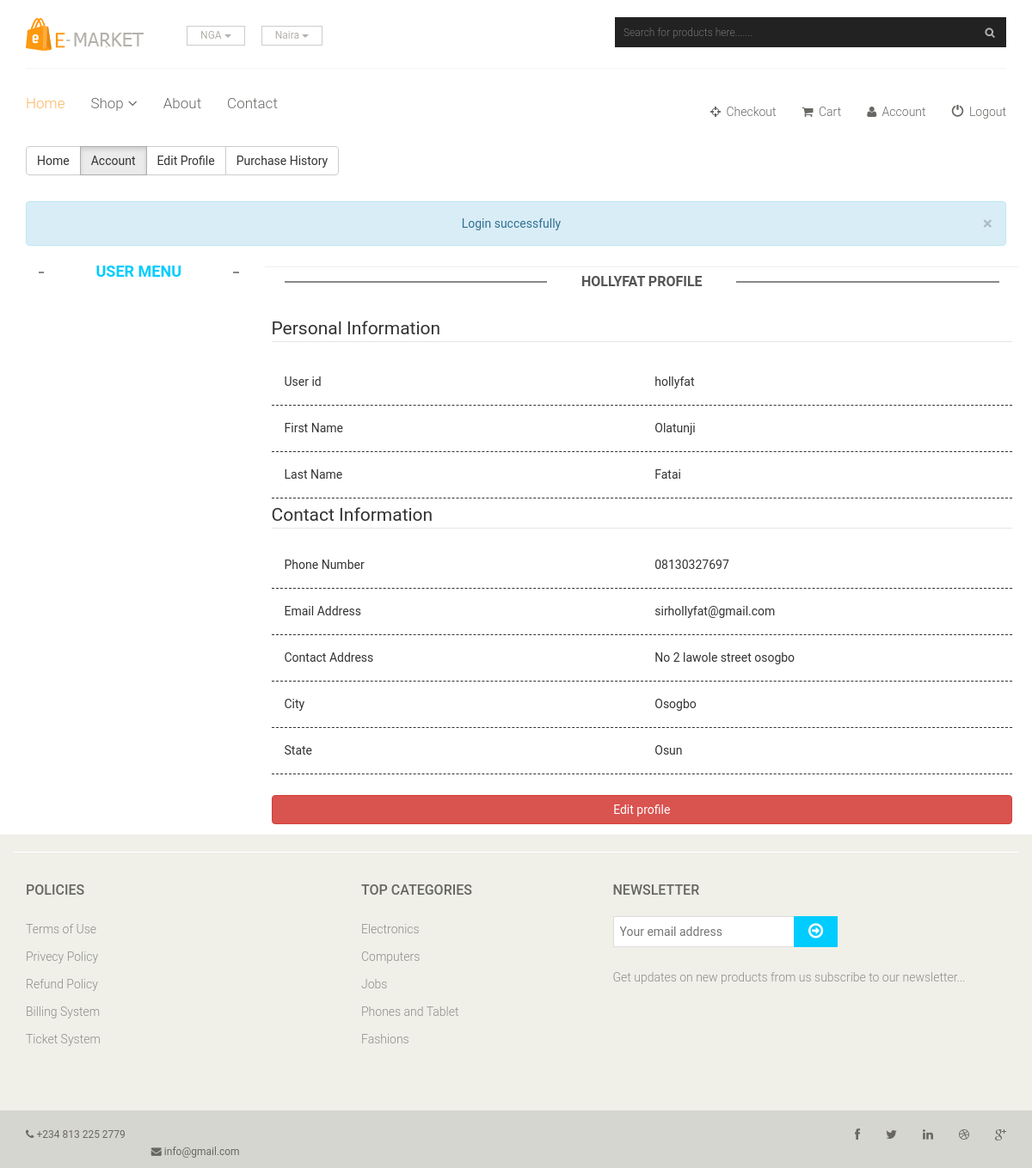
/account.php (signed in), run on the app's committed database.
### tables this page shows
CREATE TABLE IF NOT EXISTS `customer` (
  `id` int(10) NOT NULL AUTO_INCREMENT,
  `UserId` varchar(15) NOT NULL,
  `Password` varchar(15) NOT NULL,
  `FirstName` varchar(20) NOT NULL,
  `LastName` varchar(20) NOT NULL,
  `Address` varchar(150) NOT NULL,
  `City` varchar(15) NOT NULL,
  `Zip` varchar(10) NOT NULL,
  `State` varchar(20) NOT NULL,
  `Email` varchar(100) NOT NULL,
  `Phone` varchar(15) NOT NULL,
  PRIMARY KEY (`id`)
);

CREATE TABLE IF NOT EXISTS `categories` (
  `id` int(11) NOT NULL AUTO_INCREMENT,
  `name` varchar(50) NOT NULL,
  PRIMARY KEY (`id`),
  UNIQUE KEY `name` (`name`)
);

### account.php (the view, shortened to what this page needs)
<!DOCTYPE html>
<html lang="en">
<head>
    <link href="css/bootstrap.min.css" rel="stylesheet">
    <link href="css/font-awesome.min.css" rel="stylesheet">
    <link href="css/prettyPhoto.css" rel="stylesheet">
    <link href="css/animate.css" rel="stylesheet">
	<link href="css/main.css" rel="stylesheet">
    <link href="css/other.css" rel="stylesheet">
	<link href="css/responsive.css" rel="stylesheet">
</head>
<body>
<?php
    include_once 'nav.php';
?>
    <header id="header">
        <div class="header-middle">
            <div class="container">
                <div class="row">
                    <div class="col-sm-4">
                        <div class="logo pull-left">
                            <a href="index.php"><img src="images/home/logo.png" alt="" /></a>
                        </div>
                        <div class="btn-group pull-right">
                            <div class="btn-group">
                                <button type="button" class="btn btn-default dropdown-toggle usa" data-toggle="dropdown">
                                    NGA
                                    <span class="caret"></span>
                                </button>
                            </div>
                            <div class="btn-group">
                                <button type="button" class="btn btn-default dropdown-toggle usa" data-toggle="dropdown">
                                    Naira
                                    <span class="caret"></span>
                                </button>
                            </div>
                        </div>
                    </div>
                   <div class="col-sm-8">
                        <form action="search.php" method="get"><div class="search_box pull-right">
                            <input type="text" name="q" required placeholder="Search for products here......."/>
                        </div>
                        </form>
                    </div>
                </div>
            </div>
        </div>
        <div class="header-bottom">
            <div class="container">
                <div class="row">
                    <div class="col-sm-7">
                        <div class="mainmenu pull-left">
                            <ul class="nav navbar-nav collapse navbar-collapse">
                                <li><a href="index.php" class="active">Home</a></li>
                                <li class="dropdown"><a href="#">Shop<i class="fa fa-angle-down"></i></a>
                                </li>
                                <li><a href="about.php">About</a></li>
                                <li><a href="contact.php">Contact</a></li>
                            </ul>
                        </div>
                    </div>
                    <div class="col-sm-5">
                        <div class="shop-menu pull-right">
                            <ul class="nav navbar-nav">
                                <li><a href="checkout.php"><i class="fa fa-crosshairs"></i> Checkout</a></li>
                                <li><a href="cart.php"><i class="fa fa-shopping-cart"></i> Cart</a></li>
                                <li><a href="account.php"><i class="fa fa-user"></i> Account</a></li>
                                <li><a href="logout.php"><i class="glyphicon glyphicon-off"></i> Logout</a></li>
                            </ul>
                        </div>
                    </div>
                </div>
            </div>
        </div>
    </header>
    <section class="main">
        <div class="container">
            <div class="row">
                <div class="col-sm-8">
                <div class="btn-group">
                <a href="index.php" class="btn btn-default">Home</a>
                <a href="account.php" class="btn btn-default active">Account</a>
                <a href="profile.php" class="btn btn-default">Edit Profile</a>
                <a href="history.php" class="btn btn-default">Purchase History</a>
                </div>
                </div>
                <div class="col-sm-4">&nbsp;</div>
            </div>
            <p>&nbsp;</p>
        <div class="row">
            <div class="col-sm-12">
                <?php info(); ?>
            </div>
        </div>
            <div class="row">
                <div class="col-sm-3 padding-left">
                    <h2 class="title text-center">User Menu</h2>
                </div>
                <div class="col-sm-9 padding-right admin-right profile">
                    <h2 class="title text-center"><?php echo user("UserId");?> Profile</h2>
                        <fieldset>
                            <legend>Personal Information</legend>
                        </fieldset>
                    <div class="row">
                        <div class="col-sm-6">User id</div>
                        <div class="col-sm-6"><?php echo user("UserId");?></div>
                    </div>
                    <div class="row">
                        <div class="col-sm-6">First Name</div>
                        <div class="col-sm-6"><?php echo user("FirstName");?></div>
                    </div>
                    <div class="row">
                        <div class="col-sm-6">Last Name</div>
                        <div class="col-sm-6"><?php echo user("LastName");?></div>
                    </div>
                    <legend>Contact Information</legend>
                    <div class="row">
                        <div class="col-sm-6">Phone Number</div>
                        <div class="col-sm-6"><?php echo user("Phone");?></div>
                    </div>
                    <div class="row">
                        <div class="col-sm-6">Email Address</div>
                        <div class="col-sm-6"><?php echo user("Email");?></div>
                    </div>
                    <div class="row">
                        <div class="col-sm-6">Contact Address</div>
                        <div class="col-sm-6"><?php echo user("Address");?></div>
                    </div>
                    <div class="row">
                        <div class="col-sm-6">City</div>
                        <div class="col-sm-6"><?php echo user("City");?></div>
                    </div>
                    <div class="row">
                        <div class="col-sm-6">State</div>
                        <div class="col-sm-6"><?php echo user("State");?></div>
                    </div>
                        <br>
                        <a href="profile.php" class="btn btn-danger btn-block">Edit profile</a>
                </div>
            </div>
        </div>
    </section>
    <footer id="footer">
        <div class="footer-top">
        </div>
        <div class="footer-widget">
            <div class="container">
                <div class="row">
                    <div class="col-sm-4">
                        <div class="single-widget">
                            <h2>Policies</h2>
                            <ul class="nav nav-pills nav-stacked">
                                <li><a href="#">Terms of Use</a></li>
                                <li><a href="#">Privecy Policy</a></li>
                                <li><a href="#">Refund Policy</a></li>
                                <li><a href="#">Billing System</a></li>
                                <li><a href="#">Ticket System</a></li>
                            </ul>
                        </div>
                    </div>
                    <div class="col-sm-3">
                        <div class="single-widget">
                            <h2>Top Categories</h2>
                            <ul class="nav nav-pills nav-stacked">
                                <?php categories(); ?>
                            </ul>
                        </div>
                    </div>
                    <div class="col-sm-5">
                        <div class="single-widget">
                            <h2>Newsletter</h2>
                            <form action="#" class="searchform">
                                <input type="text" placeholder="Your email address" />
                                <button type="submit" class="btn btn-default"><i class="fa fa-arrow-circle-o-right"></i></button>
                                <p>Get updates on new products from us subscribe to our newsletter...</p>
                            </form>
                        </div>
                    </div>
                </div>
            </div>
        </div>
        <div class="footer-bottom">
            <div class="container">
                <div class="row">
                                    <div class="row">
                    <div class="col-sm-6">
                        <div class="contactinfo">
                            <ul class="nav nav-pills">
                                <li><a href="#"><i class="fa fa-phone"></i> +234 813 225 2779</a></li>
                                <li><a href="#"><i class="fa fa-envelope"></i> info@gmail.com</a></li>
                            </ul>
                        </div>
                    </div>
                    <div class="col-sm-6">
                        <div class="social-icons pull-right">
                            <ul class="nav navbar-nav">
                                <li><a href="#"><i class="fa fa-facebook"></i></a></li>
                                <li><a href="#"><i class="fa fa-twitter"></i></a></li>
                                <li><a href="#"><i class="fa fa-linkedin"></i></a></li>
                                <li><a href="#"><i class="fa fa-dribbble"></i></a></li>
                                <li><a href="#"><i class="fa fa-google-plus"></i></a></li>
                            </ul>
                        </div>
                    </div>
                </div>
            </div>
        </div>
    </footer>
</body>
</html>

### php/function.php (shortened to what this page needs)
<?php
	function categories(){
		$q = mysql_query("SELECT * FROM categories ORDER BY RAND() LIMIT 5")
			or die(mysql_error());
			while ($rs=mysql_fetch_assoc($q)) {
				echo "<li><a href='category.php?id=".$rs['id']."'>".$rs['name']."</li>";
			}
	}
	function info(){
		if(isset($_SESSION["info"])){
			$info = $_SESSION["info"];
			echo "<div class='alert alert-info text-center'>".$info;
			echo '<button type="button" class="close" data-dismiss="alert" aria-hidden="true">&times;</button>';
			echo "</div>";
		}
	}
	function user($value){
		$uid = $_SESSION["uid"];
		$sql = "SELECT * FROM customer WHERE UserId='$uid'";
		$query = mysql_query($sql) or die(mysql_error());
		$row = mysql_fetch_assoc($query);
		return $row[$value];
	}
?>

### css/main.css (style rules this page uses)
ul li { list-style: none; }
a { -webkit-transition: 300ms; -moz-transition: 300ms; -o-transition: 300ms; transition: 300ms; }
h1, h2, h3, h4, h5, h6 { font-family: 'Roboto', sans-serif; }
.contactinfo ul li a { font-size: 12px; color: #696763; font-family: 'Roboto', sans-serif; }
.social-icons ul li a { border: 0 none; border-radius: 0; color: #696763; padding:0px; }
.social-icons ul li { display:inline-block; }
.social-icons ul li a i { padding: 11px 15px; transition: all 0.9s ease 0s; -moz-transition: all 0.9s ease 0s; -webkit-transition: all 0.9s ease 0s; -o-transition: all 0.9s ease 0s; }
.header-middle .container .row { border-bottom: 1px solid #f5f5f5; margin-left: 0; margin-right: 0; padding-bottom: 20px; padding-top: 20px; }
.header-middle .container .row .col-sm-4 { padding-left: 0; }
.header-middle .container .row .col-sm-8 { padding-right:0; }
.usa { border-radius: 0; color: #B4B1AB; font-size: 12px; margin-right: 20px; padding: 2px 15px; margin-top: 10px; }
.shop-menu ul li { display:inline-block; padding-left: 15px; padding-right: 15px; }
.shop-menu ul li:last-child { padding-right: 0; }
.shop-menu ul li a { background: #FFFFFF; color: #696763; font-family: 'Roboto', sans-serif; font-size: 14px; font-weight: 300; padding:0; padding-right: 0; margin-top: 10px; }
.shop-menu ul li a i { margin-right:3px; }
.header-bottom { padding-bottom: 30px; padding-top: 30px; }
.navbar-collapse.collapse { padding-left: 0; }
.mainmenu ul li { padding-right: 15px; padding-left: 15px; }
.mainmenu ul li:first-child { padding-left: 0px; }
.mainmenu ul li a { color: #696763; font-family: 'Roboto', sans-serif; font-size: 17px; font-weight: 300; padding: 0; padding-bottom: 10px; }
.mainmenu ul li a:hover, .mainmenu ul li a.active, .shop-menu ul li a.active { background:none; color:#fdb45e; }
.search_box input { background: #222; border: medium none; color: #FFF; font-family: 'roboto'; font-size: 12px; font-weight: 300; height: 35px; outline: medium none; padding-left: 10px; width: 455px; background-image: url(../images/home/searchicon.png); background-repeat: no-repeat; background-position: 430px; box-shadow: 0 0 2px #FFF; }
.fa-angle-down { padding-left: 5px; }
#footer { background: #F0F0E9; }
.footer-widget { margin-bottom: 68px; }
.footer-widget .container { border-top: 1px solid #FFFFFF; padding-top: 15px; }
.single-widget h2 { color: #666663; font-family: 'Roboto', sans-serif; font-size: 16px; font-weight: 500; margin-bottom: 22px; text-transform: uppercase; }
.single-widget ul li a { color: #8C8C88; font-family: 'Roboto', sans-serif; font-size: 14px; font-weight: 300; padding: 5px 0; }
.searchform input { border: 1px solid #DDDDDD; color: #CCCCC6; font-family: 'Roboto', sans-serif; font-size: 14px; margin-top: 0; outline: medium none; padding: 7px; width: 212px; }
.searchform button { background: #00ccff; border: medium none; border-radius: 0; margin-left: -5px; margin-top: -3px; padding: 7px 17px; }
.searchform button i { color: #FFFFFF; font-size: 20px; }
.searchform p { color: #8C8C88; font-family: 'Roboto', sans-serif; font-size: 14px; font-weight: 300; margin-top: 25px; }
.footer-bottom { background: #D6D6D0; padding-top: 10px; }
.left-sidebar h2:after, h2.title:after { content: " "; position: absolute; border: #888 solid thin; bottom:8px; left: 0; width: 100%; height: 0; z-index: -2; }
h2.title:before { content: " "; position: absolute; background: #fff; bottom: -6px; width: 220px; height: 30px; z-index: -1; left: 50%; margin-left: -110px; }
.padding-right { padding-right: 0; }
h2.title { color: #00ccff; font-family: 'Roboto', sans-serif; font-size: 18px; font-weight: 700; margin: 0 15px; text-transform: uppercase; margin-bottom: 30px; position: relative; text-align: center; }

### css/other.css (style rules this page uses)
.admin-right { margin: 4px auto; border-top: #eee solid thin; padding: 8px; }
.admin-right h2.title { font-size: 16px !important; color: #555; }
.profile div.row { min-height: 50px; line-height: 45px; margin: 4px auto; border-bottom: dashed thin; }

### data on the page
customer: UserId "HOLLYFAT", UserId "hollyfat", FirstName "Olatunji", LastName "Fatai", Phone "08130327697", Email "sirhollyfat@gmail.com", Address "No 2 lawole street osogbo", City "Osogbo", State "Osun"
categories: name "Electronics"
categories: name "Computers"
categories: name "Jobs"
categories: name "Phones and Tablet"
categories: name "Fashions"

### other printed values
$info "Login successfully"
